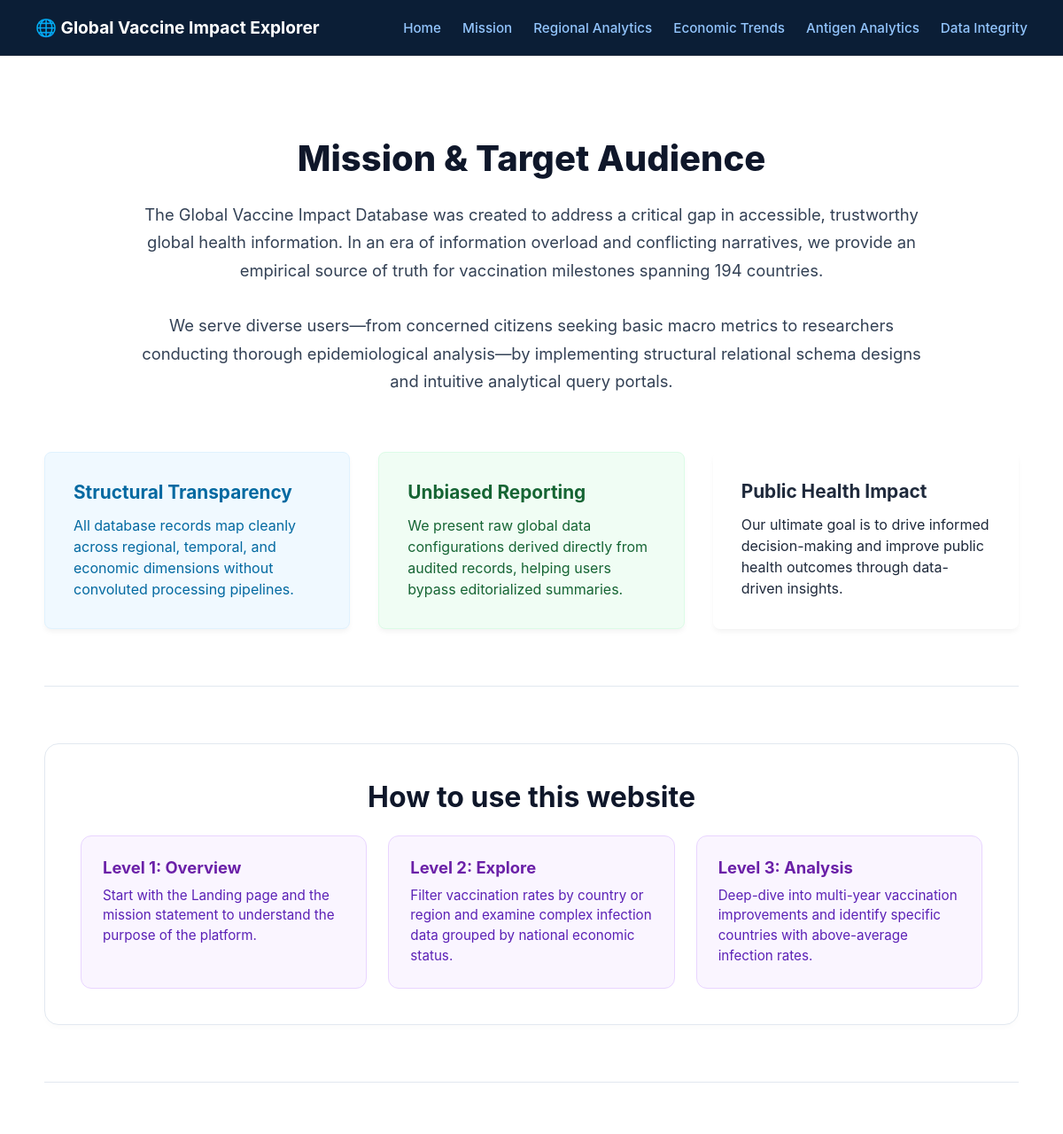
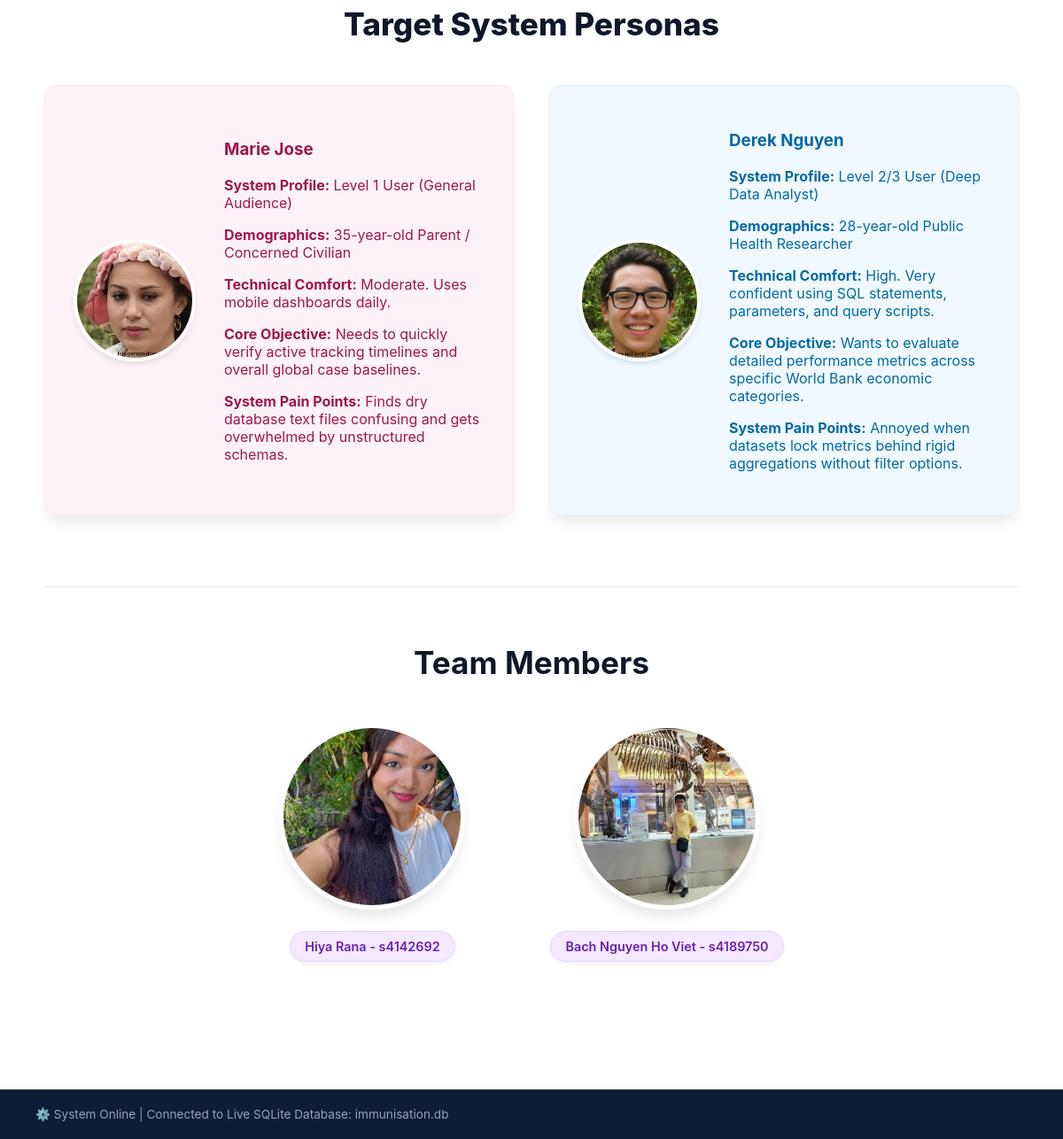
Page /mission on the committed database (2 pictures, top to bottom).
### tables this page shows
CREATE TABLE ProjectMetadata (
        id INTEGER PRIMARY KEY AUTOINCREMENT,
        name TEXT NOT NULL,
        identifier TEXT,
        role TEXT NOT NULL
    );

### app.py (the view)
@app.route('/mission')
def mission():
    raw_metadata = query_db("SELECT * FROM ProjectMetadata;")
    metadata = rows_to_dicts(raw_metadata)
    return render_template('mission.html', metadata=metadata)

### app.py (called while the page is built)
def query_db(query, args=(), one=False):
    conn = sqlite3.connect(DB_FILE)
    conn.row_factory = sqlite3.Row
    cur = conn.cursor()
    cur.execute(query, args)
    rv = cur.fetchall()
    conn.close()
    return (rv[0] if rv else None) if one else rv

def rows_to_dicts(rows):
    return [dict(row) for row in rows]

### templates/mission.html (shortened to what this page needs)
{% extends "base.html" %}
{% block content %}
{% set team = metadata | selectattr("role", "equalto", "Team Member") | list %}
{% set personas = metadata | selectattr("role", "equalto", "Persona") | list %}
{% set p1_name = personas[0].name if personas|length > 0 else 'Marie Jose' %}
{% set p2_name = personas[1].name if personas|length > 1 else 'Derek Nguyen' %}
<div class="mission-page-container">
    <div class="mission-intro">
        <h1>Mission & Target Audience</h1>
        <p class="mission-intro-text">
            The Global Vaccine Impact Database was created to address a critical gap in accessible, trustworthy global health information. In an era of information overload and conflicting narratives, we provide an empirical source of truth for vaccination milestones spanning 194 countries.
            <br><br>
            We serve diverse users—from concerned citizens seeking basic macro metrics to researchers conducting thorough epidemiological analysis—by implementing structural relational schema designs and intuitive analytical query portals.
        </p>
    </div>
    <div class="values-grid">
        <div class="value-box box-pastel-blue">
            <h3><strong>Structural Transparency</strong></h3>
            <p>All database records map cleanly across regional, temporal, and economic dimensions without convoluted processing pipelines.</p>
        </div>
        <div class="value-box box-pastel-green">
            <h3><strong>Unbiased Reporting</strong></h3>
            <p>We present raw global data configurations derived directly from audited records, helping users bypass editorialized summaries.</p>
        </div>
        <div class="value-box box-pastel-purple">
            <h3><strong>Public Health Impact</strong></h3>
            <p>Our ultimate goal is to drive informed decision-making and improve public health outcomes through data-driven insights.</p>
        </div>
    </div>
    <hr class="section-divider">
    <div class="usage-section">
        <h2 class="usage-header"><strong>How to use this website</strong></h2>
        <div class="usage-grid">
            <div class="usage-box">
                <h4>Level 1: Overview</h4>
                <p>Start with the Landing page and the mission statement to understand the purpose of the platform.</p>
            </div>
            <div class="usage-box">
                <h4>Level 2: Explore</h4>
                <p>Filter vaccination rates by country or region and examine complex infection data grouped by national economic status.</p>
            </div>
            <div class="usage-box">
                <h4>Level 3: Analysis</h4>
                <p>Deep-dive into multi-year vaccination improvements and identify specific countries with above-average infection rates.</p>
            </div>
        </div>
    </div>
    <hr class="section-divider">
    <h2 class="personas-header">Target System Personas</h2>
    <div class="personas-grid">
        <div class="persona-card box-pastel-pink">
            <img src="{{ url_for('static', filename='images/marie.jpeg') }}" alt="{{ p1_name }}" class="persona-photo">
            <div class="persona-info">
                <h3>{{ p1_name }}</h3>
                <p><strong>System Profile:</strong> Level 1 User (General Audience)</p>
                <p><strong>Demographics:</strong> 35-year-old Parent / Concerned Civilian</p>
                <p><strong>Technical Comfort:</strong> Moderate. Uses mobile dashboards daily.</p>
                <p><strong>Core Objective:</strong> Needs to quickly verify active tracking timelines and overall global case baselines.</p>
                <p><strong>System Pain Points:</strong> Finds dry database text files confusing and gets overwhelmed by unstructured schemas.</p>
            </div>
        </div>
        <div class="persona-card box-pastel-blue">
            <img src="{{ url_for('static', filename='images/derek.jpeg') }}" alt="{{ p2_name }}" class="persona-photo">
            <div class="persona-info">
                <h3>{{ p2_name }}</h3>
                <p><strong>System Profile:</strong> Level 2/3 User (Deep Data Analyst)</p>
                <p><strong>Demographics:</strong> 28-year-old Public Health Researcher</p>
                <p><strong>Technical Comfort:</strong> High. Very confident using SQL statements, parameters, and query scripts.</p>
                <p><strong>Core Objective:</strong> Wants to evaluate detailed performance metrics across specific World Bank economic categories.</p>
                <p><strong>System Pain Points:</strong> Annoyed when datasets lock metrics behind rigid aggregations without filter options.</p>
            </div>
        </div>
    </div>
    <hr class="section-divider">
    <h2 class="team-header"><strong>Team Members</strong></h2>
    <div class="team-grid">
        {% for member in team %}
        <div class="team-member">
            {% if '4142692' in member.identifier %}
                <img src="{{ url_for('static', filename='images/hiya.jpeg') }}" alt="{{ member.name }}" class="team-photo">
            {% elif '4189750' in member.identifier %}
                <img src="{{ url_for('static', filename='images/bach.jpeg') }}" alt="{{ member.name }}" class="team-photo">
            {% endif %}
            <div class="team-label">{{ member.name }} - {{ member.identifier }}</div>
        </div>
        {% endfor %}
    </div>
</div>
{% endblock %}

### templates/base.html (shortened to what this page needs)
<!DOCTYPE html>
<html lang="en">
<head>
    <link rel="stylesheet" href="{{ url_for('static', filename='style.css') }}">
</head>
<body>
    <header>
        <div class="logo">🌐 Global Vaccine Impact Explorer</div>
        <nav>
            <a href="/">Home</a>
            <a href="/mission">Mission</a>
            <a href="/regional">Regional Analytics</a>
            <a href="/economic">Economic Trends</a>
            <a href="/improvement">Antigen Analytics</a>
            <a href="/integrity">Data Integrity</a>
        </nav>
    </header>
    <div class="main-container">
        {% block content %}
        {% endblock %}
    </div>
    <div class="status-footer">
        ⚙️ System Online | Connected to Live SQLite Database: immunisation.db
    </div>
</body>
</html>

### static/style.css (style rules this page uses)
body { font-family: 'Inter', Arial, sans-serif; background-color: #ffffff; color: #1e293b; margin: 0; padding: 0; }
header { background-color: #0b1e36; padding: 1.2rem 2.5rem; border-bottom: 1px solid #1e293b; display: flex; justify-content: space-between; align-items: center; flex-wrap: nowrap; }
.logo { font-size: 1.2rem; font-weight: 700; color: #ffffff; white-space: nowrap; margin-right: 2rem; }
nav { display: flex; gap: 1.5rem; align-items: center; flex-wrap: nowrap; }
nav a { color: #93c5fd; text-decoration: none; font-size: 0.95rem; font-weight: 500; white-space: nowrap; transition: color 0.2s ease; }
.main-container { display: flex; flex-direction: column; min-height: calc(100vh - 120px); }
.box-pastel-blue { background-color: #f0f9ff; border: 1px solid #e0f2fe; }
.box-pastel-blue h3, .box-pastel-blue p { color: #0369a1; }
.box-pastel-green { background-color: #f0fdf4; border: 1px solid #dcfce7; }
.box-pastel-green h3, .box-pastel-green p { color: #166534; }
.box-pastel-pink { background-color: #fdf2f8; border: 1px solid #fce7f3; }
.box-pastel-pink h3, .box-pastel-pink p { color: #9d174d; }
.section-divider { border: 0; height: 1px; background: #e2e8f0; margin: 4rem 0; }
.status-footer { background-color: #0b1e36; border-top: 1px solid #1e293b; color: #94a3b8; text-align: left; padding: 1.2rem 2.5rem; font-size: 0.85rem; }
.mission-page-container { max-width: 1100px; margin: 4rem auto; padding: 0 2rem; }
.mission-intro { text-align: center; margin-bottom: 4rem; }
.mission-intro h1 { font-size: 2.5rem; color: #0f172a; font-weight: 800; margin-bottom: 1.5rem; }
.mission-intro-text { font-size: 1.15rem; color: #334155; line-height: 1.7; max-width: 900px; margin: 0 auto; }
.values-grid { display: grid; grid-template-columns: repeat(3, 1fr); gap: 2rem; margin-bottom: 4rem; }
.value-box { border-radius: 8px; padding: 2rem; box-shadow: 0 4px 6px -1px rgba(0, 0, 0, 0.05); }
.value-box h3 { font-size: 1.3rem; margin-top: 0; margin-bottom: 0.8rem; font-weight: 700; }
.value-box p { font-size: 1rem; line-height: 1.5; margin: 0; }
.personas-header { text-align: center; font-size: 2.2rem; color: #0f172a; font-weight: 800; margin-bottom: 3rem; }
.personas-grid { display: grid; grid-template-columns: repeat(2, 1fr); gap: 2.5rem; margin-bottom: 5rem; }
.persona-card { display: flex; align-items: center; gap: 2rem; padding: 2rem; border-radius: 12px; box-shadow: 0 10px 15px -3px rgba(0, 0, 0, 0.08); }
.persona-photo { width: 130px; height: 130px; border-radius: 50%; object-fit: cover; border: 4px solid #ffffff; box-shadow: 0 4px 6px -1px rgba(0, 0, 0, 0.1); flex-shrink: 0; }
.team-header { text-align: center; font-size: 2.2rem; color: #0f172a; margin-bottom: 3rem; }
.team-grid { display: flex; justify-content: center; gap: 6rem; margin-bottom: 5rem; }
.team-member { display: flex; flex-direction: column; align-items: center; text-align: center; }
.team-photo { width: 200px; height: 200px; border-radius: 50%; object-fit: cover; border: 5px solid #ffffff; box-shadow: 0 10px 15px -3px rgba(0, 0, 0, 0.1); margin-bottom: 1.5rem; }
.team-label { background-color: #f3e8ff; color: #6b21a8; padding: 8px 16px; border-radius: 20px; font-size: 0.9rem; font-weight: 600; border: 1px solid #e9d5ff; box-shadow: 0 2px 4px rgba(0,0,0,0.05); }

### templates/mission.html (style rules this page uses)
.usage-section { background-color: #ffffff; border: 1px solid #e2e8f0; border-radius: 16px; padding: 2.5rem; box-shadow: 0 4px 6px -1px rgba(0, 0, 0, 0.02); margin-top: 2rem; margin-bottom: 4rem; }
.usage-header { font-size: 2rem; color: #0f172a; margin-top: 0; margin-bottom: 1.5rem; text-align: center; }
.usage-grid { display: grid; grid-template-columns: repeat(3, 1fr); gap: 1.5rem; }
.usage-box { background-color: #faf5ff; border: 1px solid #e9d5ff; border-radius: 12px; padding: 1.5rem; transition: transform 0.2s, box-shadow 0.2s; }
.usage-box h4 { margin-top: 0; margin-bottom: 0.6rem; color: #6b21a8; font-size: 1.15rem; font-weight: 700; }
.usage-box p { margin: 0; font-size: 0.95rem; line-height: 1.5; color: #5b21b6; }

### rows in the picture
ProjectMetadata: name "Marie Jose"
ProjectMetadata: name "Derek Nguyen"
ProjectMetadata: name "Hiya Rana", identifier "s4142692"
ProjectMetadata: name "Bach Nguyen Ho Viet", identifier "s4189750"
